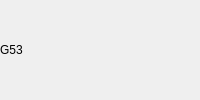
                          <widget class="QWidget" name="widget_dro_g53" native="true">
                           <property name="sizePolicy">
                            <sizepolicy hsizetype="Preferred" vsizetype="Fixed">
                             <horstretch>0</horstretch>
                             <verstretch>0</verstretch>
                            </sizepolicy>
                           </property>
                           <layout class="QHBoxLayout" name="horizontalLayout_13">
                            <property name="spacing">
                             <number>0</number>
                            </property>
                            <property name="leftMargin">
                             <number>0</number>
                            </property>
                            <property name="topMargin">
                             <number>0</number>
                            </property>
                            <property name="rightMargin">
                             <number>0</number>
                            </property>
                            <property name="bottomMargin">
                             <number>0</number>
                            </property>
                            <item>
                             <widget class="QLabel" name="label_dro_g53">
                              <property name="maximumSize">
                               <size>
                                <width>200</width>
                                <height>16777215</height>
                               </size>
                              </property>
                              <property name="text">
                               <string>G53</string>
                              </property>
                             </widget>
                            </item>
                            <item>
                             <layout class="QVBoxLayout" name="verticalLayout_3">
                              <property name="spacing">
                               <number>0</number>
                              </property>
                              <item>
                               <widget class="DROLabel" name="dro_label_g53_x">
                                <property name="sizePolicy">
                                 <sizepolicy hsizetype="Preferred" vsizetype="Fixed">
                                  <horstretch>0</horstretch>
                                  <verstretch>0</verstretch>
                                 </sizepolicy>
                                </property>
                                <property name="maximumSize">
                                 <size>
                                  <width>16777215</width>
                                  <height>16777215</height>
                                 </size>
                                </property>
                                <property name="metric_template" stdset="0">
                                 <string>%10.3f X</string>
                                </property>
                                <property name="imperial_template" stdset="0">
                                 <string>%9.4f X</string>
                                </property>
                               </widget>
                              </item>
                              <item>
                               <widget class="DROLabel" name="dro_label_g53_y">
                                <property name="sizePolicy">
                                 <sizepolicy hsizetype="Preferred" vsizetype="Fixed">
                                  <horstretch>0</horstretch>
                                  <verstretch>0</verstretch>
                                 </sizepolicy>
                                </property>
                                <property name="maximumSize">
                                 <size>
                                  <width>16777215</width>
                                  <height>16777215</height>
                                 </size>
                                </property>
                                <property name="textSpaceSample" stdset="0">
                                 <string/>
                                </property>
                                <property name="Qjoint_number" stdset="0">
                                 <number>1</number>
                                </property>
                                <property name="metric_template" stdset="0">
                                 <string>%10.3f Y</string>
                                </property>
                                <property name="imperial_template" stdset="0">
                                 <string>%9.4f Y</string>
                                </property>
                               </widget>
                              </item>
                              <item>
                               <widget class="DROLabel" name="dro_label_g53_z">
                                <property name="sizePolicy">
                                 <sizepolicy hsizetype="Preferred" vsizetype="Fixed">
                                  <horstretch>0</horstretch>
                                  <verstretch>0</verstretch>
                                 </sizepolicy>
                                </property>
                                <property name="maximumSize">
                                 <size>
                                  <width>16777215</width>
                                  <height>16777215</height>
                                 </size>
                                </property>
                                <property name="Qjoint_number" stdset="0">
                                 <number>2</number>
                                </property>
                                <property name="metric_template" stdset="0">
                                 <string>%10.3f Z</string>
                                </property>
                                <property name="imperial_template" stdset="0">
                                 <string>%9.4f Z</string>
                                </property>
                               </widget>
                              </item>
                              <item>
                               <widget class="DROLabel" name="dro_label_g53_w">
                                <property name="sizePolicy">
                                 <sizepolicy hsizetype="Preferred" vsizetype="Fixed">
                                  <horstretch>0</horstretch>
                                  <verstretch>0</verstretch>
                                 </sizepolicy>
                                </property>
                                <property name="maximumSize">
                                 <size>
                                  <width>16777215</width>
                                  <height>16777215</height>
                                 </size>
                                </property>
                                <property name="Qjoint_number" stdset="0">
                                 <number>8</number>
                                </property>
                                <property name="metric_template" stdset="0">
                                 <string>%10.3f W</string>
                                </property>
                                <property name="imperial_template" stdset="0">
                                 <string>%9.4f W</string>
                                </property>
                               </widget>
                              </item>
                             </layout>
                            </item>
                            <item>
                             <widget class="StateLabel" name="dro_label_metric_imperial">
                              <property name="alignment">
                               <set>Qt::AlignRight|Qt::AlignTrailing|Qt::AlignVCenter</set>
                              </property>
                              <property name="machine_is_metric_status" stdset="0">
                               <bool>false</bool>
                              </property>
                              <property name="metric_mode_status" stdset="0">
                               <bool>true</bool>
                              </property>
                              <property name="true_textTemplate" stdset="0">
                               <string>METRIC</string>
                              </property>
                              <property name="false_textTemplate" stdset="0">
                               <string>INCH</string>
                              </property>
                             </widget>
                            </item>
                           </layout>
                          </widget>
